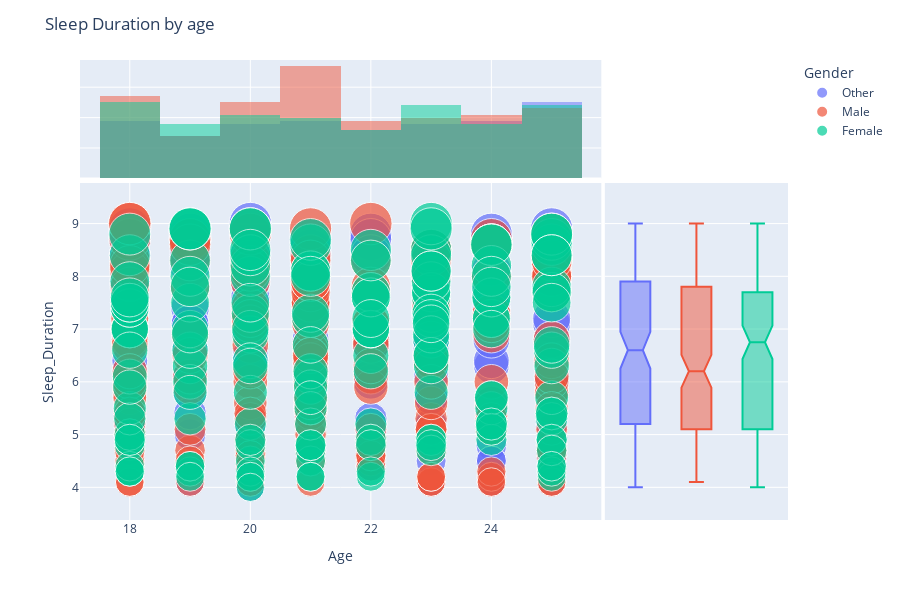

Notebook code cell kept with this figure:
### Markdown cell above
<a id="32"></a>
### <div style="text-align:left; border-radius:15px; padding:20px; color:Black; margin:0; font-size:100%; font-family:Arial; background-color:#48cae4; overflow:hidden"><b>⚡ 2. Sleep Duration  </b>
<a href="#table-of-contents" style="font-family: Arial, sans-serif; font-size: 15px; background-color: #7b2cbf; color: #ffffff; padding: 7px 15px; text-decoration: none; border-radius: 15px;">
        [Table of Content 📜⬆️]
</a>
</div>

### Code cell
fig = px.scatter(
    dfc,
    x=dfc['Age'],
    y=dfc['Sleep_Duration'],
    color=dfc['Gender'],
    #symbol=dfc['Gender'],
    size=dfc['Sleep_Duration'],
    size_max=30,
    marginal_y = 'box',
    marginal_x='histogram'
    
)
fig.update_layout(
    title='Sleep Duration by age',
    height=600,
)
fig.show()

### Figure 1 — Plotly figure (JSON) as saved in the notebook; plotly's stock layout.template omitted (floating-point values rounded to 4 significant figures; data arrays with more than 128 entries replaced by an {"elided": "..."} marker saying what was removed)
{"data": [{"hovertemplate": "Gender=Other<br>Age=%{x}<br>Sleep_Duration=%{marker.size}<extra></extra>", "legendgroup": "Other", "marker": {"color": "#636efa", "size": {"elided": "148 float values"}, "sizemode": "area", "sizeref": 0.01, "symbol": "circle"}, "mode": "markers", "name": "Other", "orientation": "v", "showlegend": true, "type": "scatter", "x": {"elided": "148 int values"}, "xaxis": "x", "y": {"elided": "148 float values"}, "yaxis": "y"}, {"alignmentgroup": "True", "bingroup": "x", "hovertemplate": "Gender=Other<br>Age=%{x}<br>count=%{y}<extra></extra>", "legendgroup": "Other", "marker": {"color": "#636efa"}, "name": "Other", "offsetgroup": "Other", "opacity": 0.5, "showlegend": false, "type": "histogram", "x": {"elided": "148 int values"}, "xaxis": "x3", "yaxis": "y3"}, {"alignmentgroup": "True", "hovertemplate": "Gender=Other<br>Sleep_Duration=%{y}<extra></extra>", "legendgroup": "Other", "marker": {"color": "#636efa", "symbol": "circle"}, "name": "Other", "notched": true, "offsetgroup": "Other", "showlegend": false, "type": "box", "xaxis": "x2", "y": {"elided": "148 float values"}, "yaxis": "y2"}, {"hovertemplate": "Gender=Male<br>Age=%{x}<br>Sleep_Duration=%{marker.size}<extra></extra>", "legendgroup": "Male", "marker": {"color": "#EF553B", "size": {"elided": "186 float values"}, "sizemode": "area", "sizeref": 0.01, "symbol": "circle"}, "mode": "markers", "name": "Male", "orientation": "v", "showlegend": true, "type": "scatter", "x": {"elided": "186 int values"}, "xaxis": "x", "y": {"elided": "186 float values"}, "yaxis": "y"}, {"alignmentgroup": "True", "bingroup": "x", "hovertemplate": "Gender=Male<br>Age=%{x}<br>count=%{y}<extra></extra>", "legendgroup": "Male", "marker": {"color": "#EF553B"}, "name": "Male", "offsetgroup": "Male", "opacity": 0.5, "showlegend": false, "type": "histogram", "x": {"elided": "186 int values"}, "xaxis": "x3", "yaxis": "y3"}, {"alignmentgroup": "True", "hovertemplate": "Gender=Male<br>Sleep_Duration=%{y}<extra></extra>", "legendgroup": "Male", "marker": {"color": "#EF553B", "symbol": "circle"}, "name": "Male", "notched": true, "offsetgroup": "Male", "showlegend": false, "type": "box", "xaxis": "x2", "y": {"elided": "186 float values"}, "yaxis": "y2"}, {"hovertemplate": "Gender=Female<br>Age=%{x}<br>Sleep_Duration=%{marker.size}<extra></extra>", "legendgroup": "Female", "marker": {"color": "#00cc96", "size": {"elided": "166 float values"}, "sizemode": "area", "sizeref": 0.01, "symbol": "circle"}, "mode": "markers", "name": "Female", "orientation": "v", "showlegend": true, "type": "scatter", "x": {"elided": "166 int values"}, "xaxis": "x", "y": {"elided": "166 float values"}, "yaxis": "y"}, {"alignmentgroup": "True", "bingroup": "x", "hovertemplate": "Gender=Female<br>Age=%{x}<br>count=%{y}<extra></extra>", "legendgroup": "Female", "marker": {"color": "#00cc96"}, "name": "Female", "offsetgroup": "Female", "opacity": 0.5, "showlegend": false, "type": "histogram", "x": {"elided": "166 int values"}, "xaxis": "x3", "yaxis": "y3"}, {"alignmentgroup": "True", "hovertemplate": "Gender=Female<br>Sleep_Duration=%{y}<extra></extra>", "legendgroup": "Female", "marker": {"color": "#00cc96", "symbol": "circle"}, "name": "Female", "notched": true, "offsetgroup": "Female", "showlegend": false, "type": "box", "xaxis": "x2", "y": {"elided": "166 float values"}, "yaxis": "y2"}], "layout": {"barmode": "overlay", "height": 600, "legend": {"itemsizing": "constant", "title": {"text": "Gender"}, "tracegroupgap": 0}, "margin": {"t": 60}, "title": {"text": "Sleep Duration by age"}, "xaxis": {"anchor": "y", "domain": [0, 0.7363], "title": {"text": "Age"}}, "xaxis2": {"anchor": "y2", "domain": [0.7413, 1], "matches": "x2", "showgrid": false, "showline": false, "showticklabels": false, "ticks": ""}, "xaxis3": {"anchor": "y3", "domain": [0, 0.7363], "matches": "x", "showgrid": true, "showticklabels": false}, "xaxis4": {"anchor": "y4", "domain": [0.7413, 1], "matches": "x2", "showgrid": false, "showline": false, "showticklabels": false, "ticks": ""}, "yaxis": {"anchor": "x", "domain": [0, 0.7326], "title": {"text": "Sleep_Duration"}}, "yaxis2": {"anchor": "x2", "domain": [0, 0.7326], "matches": "y", "showgrid": true, "showticklabels": false}, "yaxis3": {"anchor": "x3", "domain": [0.7426, 1], "matches": "y3", "showgrid": true, "showline": false, "showticklabels": false, "ticks": ""}, "yaxis4": {"anchor": "x4", "domain": [0.7426, 1], "matches": "y3", "showgrid": true, "showline": false, "showticklabels": false, "ticks": ""}}}
